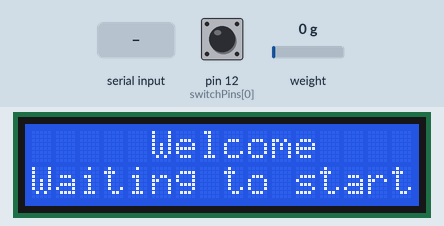
Simulated run of this sketch. Board: Arduino Uno, built with avr-gcc and run on an emulated ATmega328P. Parts: 16×2 character LCD. The test bench sets the inputs (shaded band); at power-on: pin 12 (switchPins[0]) HIGH, weight on the scale 0 g. EEPROM starts erased; what the sketch prints to the serial monitor is not drawn.

Above: at 2.2 s.
2.3 s: "config:1\n" received over Serial
5.3 s: "startTest:1\n" received over Serial
At 6.4 s:
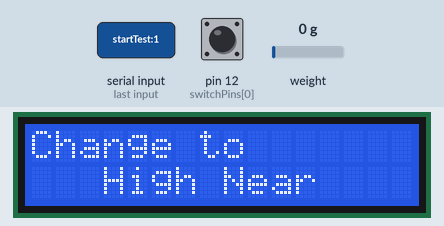
7.4 s: "sendConfig:1\n" received over Serial
At 10.2 s:
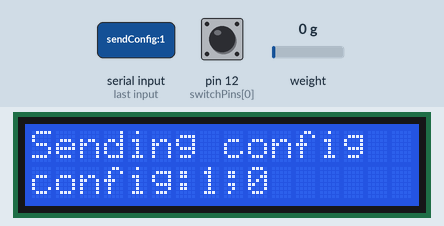
10.4 s: pin 12 (switchPins[0]) pulled LOW for 1 s
At 11.9 s:
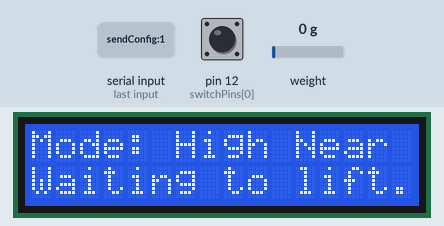
12.9 s: "config" received over Serial
15.9 s: ";" received over Serial
At 16.6 s:
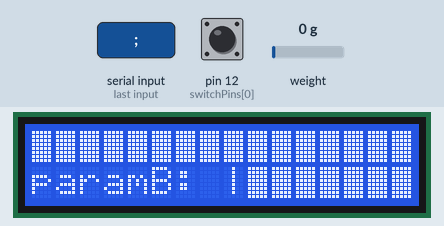
Timing chart, 0 to 18.7 s (numbered marks = the images above; inputs shaded):
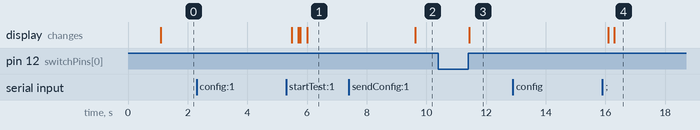

The sketch:

arduinoPDFCreator.ino
```cpp
#include <HX711.h>
#include <EEPROM.h>
#include "EEPROMAnything.h"
#include <LiquidCrystal_I2C.h>
#include <Wire.h>
#include "configuration.h"
#include "additional.h"


void startLCD() {
  lcd.init();
  lcd.backlight();
  lcd.clear();
}

void startHX711() {

  scale.begin(DOUT, CLK);
  scale.set_scale(calibration_factor); //This value is obtained by using the SparkFun_HX711_Calibration sketch
  scale.tare();
}

void resetArduino() {

  currentMode = 0;
  lastMode = -1;
  /*
  currentValue = 0;
  lastReading = 0;


  //initialise the history matrix with value -1
  for (int i = 0; i < numberOfStages; i++) {
    for (int j = 0; j < numberOfSamples; j++) {
      history[i][j] = -1;
    }
  }

  //reset maximum array to value -1
  for (int i = 0; i < numberOfStages; i++) {
    maximum[i] = -1;
  }

  //reset current sum array to value -1
  for (int i = 0; i < numberOfStages; i++) {
    currentSum[i] = -1 * numberOfSamples;
  }

  //reset maximum array to value -1
  for (int i = 0; i < numberOfStages; i++) {
    coefficientOfVariation[i] = -1;
  }
  */
}

void setup() {

  startLCD();
  startHX711();

  // loadConfiguration();

  /*configure the switchPins as INPUT_PULLUP*/
  for (int i = 0; i < numberOfStages; i++) {
    pinMode(switchPins[i], INPUT_PULLUP);
  }
  /*begin the serial communication at 115200! It is important to be 115220( the same as the client's baud rate)*/
  Serial.begin(115200);


  resetArduino();
  EEPROM_readAnything(0, configuration);


}
int currentStage = 0;
void changeStage() {
  /*wait until the user changed to the required mode*/
  lcd.clear();
  lcd.setCursor(0, 0);
  lcd.print("Change to");
  lcd.setCursor(0, 1);
  lcd.print("   ");
  lcd.print(stages[currentStage]);
}


void waitLift() {
  /*wait until the user starts to lift*/
  lcd.clear();
  lcd.setCursor(0, 0);
  lcd.print("Mode: ");
  lcd.print(stages[currentStage]);
  lcd.setCursor(0, 1);
  lcd.print("Waiting to lift...");

}

void printResult() {
  lcd.clear();
  lcd.setCursor(0, 0);
  lcd.print("Result ");
  lcd.print(stages[currentMode]);
  lcd.setCursor(0, 1);
  lcd.print("max:");
  lcd.print(maximum[currentMode], 1);
  lcd.print(" cv");
  lcd.print(coefficientOfVariation[currentMode]);
}


void sendResultToClient() {
  long startTime = millis();
  while (millis() - startTime < 5000) {
    Serial.print(stages[currentMode]);
    Serial.print("!");
    Serial.print(maximum[currentMode]);
    Serial.print("$CV%");
    Serial.print(coefficientOfVariation[currentMode]);
    Serial.println("#");
    delay(100);
  }
}


void waitingToStart() {
  lcd.clear();
  lcd.setCursor(0, 0);
  lcd.print("     Welcome ");
  lcd.setCursor(0, 1);
  lcd.print("Waiting to start");

}


long displayConfig = millis();
long debounce = 0;
void loop() {

  if (currentMode != lastMode) {
    switch (currentMode) {
      case 0: waitingToStart(); break;
      case 1: changeStage(); break;

      case 2: waitLift();break;
    }
    lastMode = currentMode;
  }

  if(currentMode == 1 && digitalRead(switchPins[currentStage]) == 0 && debounce == 0){
  debounce = millis();
  }
  if(digitalRead(switchPins[currentStage]) == 1){
    debounce = 0;
  }
  if(debounce != 0 && millis() - debounce > 1000){
    currentMode++;
  }


  /*
    while (currentMode < numberOfStages) {

    changeMode();
    waitLift();

    long startTime = millis();
    int displayTime = configuration.liftingTime / 1000 + 1;
    while (millis() - startTime < configuration.liftingTime + 100) {
      if (millis() - lastReading > refreshRate) {
        refreshFunction();


        lcd.setCursor(0, 1);
        lcd.print("Time left ");
        lcd.print((configuration.liftingTime - (millis() - startTime)) / 1000);
        lcd.print(" sec  ");


      }
      double mean = (currentSum[currentMode] * 1.0) / numberOfSamples;
      double standardVariation = calculateStandardVariation();
      coefficientOfVariation[currentMode]  = (standardVariation / mean ) * 100.0;

    }
    printResult();
    sendResultToClient();
    currentMode++;

    }
  */

  if (Serial.available()) {
    delay(100);
    String message = "";
    char c = Serial.read();
    long timeout = millis();
    while (c != '#' && millis() - timeout < 3000) {
      message += c;
      c = Serial.read();
      delay(10);
    }

    if(message.indexOf("startTest") >=0 && currentMode == 0){
      currentMode = 1;
    }

    if (message.indexOf("sendConfig") >= 0) {
      delay(500);
      String message = "config:";
      message += configuration.numberOfSamples;
      message += ";";
      message += configuration.liftingTime;

      Serial.println(message);
      lcd.clear();
      lcd.setCursor(0, 0);
      lcd.print("Sending config");
      lcd.setCursor(0, 1);
      lcd.print(message);
      displayConfig = millis();

    }

    if (message.indexOf("config") >= 0) {
      String paramA = message.substring(message.indexOf(":") + 1, message.indexOf(";"));
      String paramB = message.substring(message.indexOf(";") + 1);
      lcd.clear();
      lcd.setCursor(0, 0);
      lcd.print("paramA: |");
      lcd.print(paramA);
      lcd.print("|");
      lcd.setCursor(0, 1);
      lcd.print("paramB: |");
      lcd.print(paramB);
      lcd.print("|");
      displayConfig = millis();
      configuration.numberOfSamples = paramA.toInt();
      configuration.liftingTime = paramB.toInt();
      EEPROM_writeAnything(0, configuration);
    }

    if (message == "reset Arduino") {
      lcd.clear();
      lcd.setCursor(0,0);
      lcd.print("Device");
      lcd.setCursor(0,1);
      lcd.print("   Restarted");
      delay(2000);

      resetArduino();
    }


  }


}
```

EEPROMAnything.h
```cpp
#include <EEPROM.h>
#include <Arduino.h>  // for type definitions

template <class T> int EEPROM_writeAnything(int ee, const T& value)
{
    const byte* p = (const byte*)(const void*)&value;
    unsigned int i;
    for (i = 0; i < sizeof(value); i++)
          EEPROM.write(ee++, *p++);
    return i;
}

template <class T> int EEPROM_readAnything(int ee, T& value)
{
    byte* p = (byte*)(void*)&value;
    unsigned int i;
    for (i = 0; i < sizeof(value); i++)
          *p++ = EEPROM.read(ee++);
    return i;
}
```

additional.h
```cpp
int currentMode = 0;
int lastMode = -1;
double currentValue = 0;
long lastReading = 0;
double firstTerm = 0.0;
double secondTerm = 0.0;
double standardDeviation = 0.0;


double calculateStandardVariation() {
  double tempResult = 0.0;
  double mean = (currentSum[currentMode] * 1.0) / numberOfSamples;
  for (int i = 0; i < numberOfSamples; i++) {
    tempResult += ((history[currentMode][i] - mean) * (history[currentMode][i] - mean));
  }
  tempResult = (tempResult * 1.0) / (numberOfSamples-1);
  tempResult = sqrt(tempResult);


  return tempResult;
}


void refreshFunction() {
  /*read from the sensor*/
  double  currentValue = scale.get_units();

  /*substract the first element of the history and add the latest value*/
  currentSum[currentMode] = currentSum[currentMode] - history[currentMode][0];
  currentSum[currentMode] = currentSum[currentMode] + currentValue;


  /*update the history matrix with the latest value
    Shift all elements on the line "currentMode" to the left and add the
    latest element as last.  */

  for (int i = 0; i < numberOfSamples - 1; i++) {
    history[currentMode][i] = history[currentMode][i + 1];
  }
  history[currentMode][numberOfSamples - 1] = currentValue;

  /*update the maximum sum recorded*/
  if (currentValue > maximum[currentMode]) {
    maximum[currentMode] = currentValue;

  }


/*
  Serial.print(stages[currentMode]);
  for (int j = 0; j < numberOfSamples; j++) {
    Serial.print(" ");
    Serial.print(history[currentMode][j]);
  }

  Serial.print(" currentSum -> ");
  Serial.print(currentSum[currentMode]);

  Serial.print(" maximum -> ");
  Serial.print(maximum[currentMode]);
  Serial.print(" CV -> ");
  Serial.println(coefficientOfVariation[currentMode]);

*/

  lastReading = millis();
}
```

configuration.h
```cpp
//the history matrix is going to help us to calculate the maximum value of the last seconds

const int numberOfStages = 5;
const int numberOfSamples = 4;
//double history[numberOfStages][numberOfSamples];
double maximum[numberOfStages];
double currentSum[numberOfStages];
double coefficientOfVariation[numberOfStages];

double **history;


struct config_t {
  int numberOfSamples;
  int liftingTime;
} configuration;


int refreshRate; //how often to read from the load cell amp HX711
//int numberOfSamples = 16; //number of samples
//int numberOfStages = 5;

//store the names of the stages
const String stages[] = {"High Near", "High Far", "Waist Lift", "Knee Lift", "Floor Lift"};

//store the pins used by the switches
const int switchPins[] = {/*HIGH NEAR*/12, /*HIGH FAR*/ 11,/*WAIST LIFT*/ 10,/*KNEE LIFT*/ 9, /*FLOOR LIFT*/8};


/*LCD with I2C */
LiquidCrystal_I2C lcd(/*address*/0x27, /*number of lines*/16,/*number of rows*/ 2);

/*HX 711 SACLE*/
#define calibration_factor 3000
#define DOUT  3
#define CLK  2

//#define liftingTime 4000

HX711 scale;


void loadConfiguration() {
  configuration.numberOfSamples = 4;


  if (history != NULL) {
    delete[] history;
  }

  EEPROM_readAnything(0, configuration);


  int errorReading = false;
  if (configuration.numberOfSamples == 0) {
    Serial.println("Invalid number of samples");
    errorReading = true;
  }
  else {
    if (configuration.liftingTime == 0) {
      Serial.println("Invalid liftingTime");
      errorReading = true;
    }
  }
  if (errorReading == true) {
    /*load default settings*/
    configuration.numberOfSamples = 4;
    configuration.liftingTime = 4000;
    EEPROM_writeAnything(0, configuration);
    Serial.println("Default configuration loaded");
  }


  Serial.print("numberOfSamples = ");
  Serial.println(configuration.numberOfSamples);
  Serial.print("liftingTime = ");
  Serial.println(configuration.liftingTime);

  refreshRate = 1000.0 / numberOfSamples;
  history = (double **) calloc(numberOfStages, sizeof(double*));

  for (int i = 0; i < numberOfStages; i++) {
    history[i] = (double*) calloc(configuration.numberOfSamples, sizeof(double));
  }


  /*
     configuration.resetValues();
     EEPROM_writeAnything(0, configuration);
  */

}
```

Measured:
- after the input at 2.3 s, every drawn part: stays the same
- after the input at 5.3 s, the display: first differs from a run without the input after 0.70 s (image 1)
- after the input at 7.4 s, the display: changes after 2.2 s (image 2)
- after the input at 10.4 s, the display: changes after 1.0 s (image 3)
- after the input at 12.9 s, every drawn part: stays the same
- after the input at 15.9 s, the display: first differs from a run without the input after 0.40 s (image 4)
